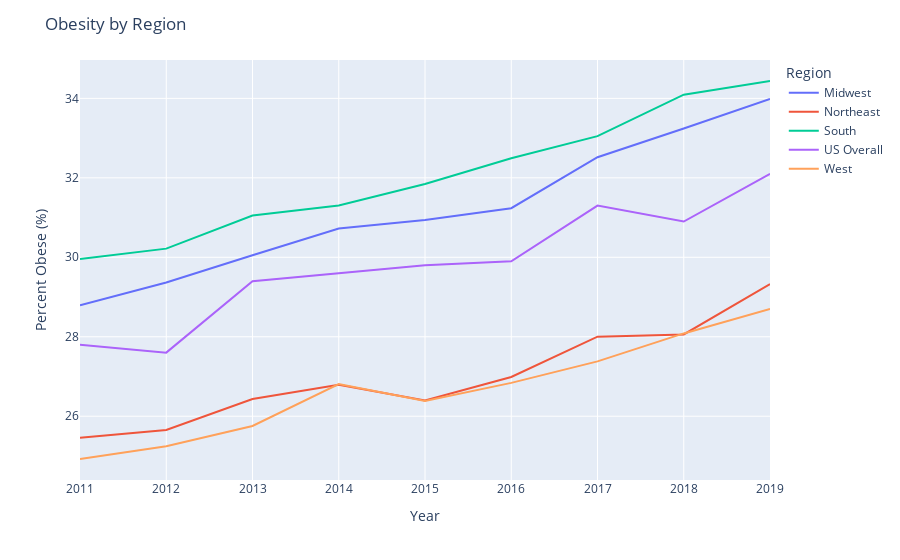

Notebook code for this chart:
### Code cell
fig = px.line(region_obese, x ='Year', y='Data_value', color  ='Region')
fig.update_layout(title ='Obesity by Region', xaxis_title ='Year', yaxis_title = 'Percent Obese (%)')
fig.show()

### Figure 1 — Plotly figure (JSON) as saved in the notebook; plotly's stock layout.template omitted (floating-point values rounded to 4 significant figures)
{"data": [{"hovertemplate": "Region=Midwest<br>Year=%{x}<br>Data_value=%{y}<extra></extra>", "legendgroup": "Midwest", "line": {"color": "#636efa", "dash": "solid"}, "mode": "lines", "name": "Midwest", "orientation": "v", "showlegend": true, "type": "scatter", "x": [2011, 2012, 2013, 2014, 2015, 2016, 2017, 2018, 2019], "xaxis": "x", "y": [28.79, 29.37, 30.05, 30.72, 30.94, 31.24, 32.52, 33.24, 33.99], "yaxis": "y"}, {"hovertemplate": "Region=Northeast<br>Year=%{x}<br>Data_value=%{y}<extra></extra>", "legendgroup": "Northeast", "line": {"color": "#EF553B", "dash": "solid"}, "mode": "lines", "name": "Northeast", "orientation": "v", "showlegend": true, "type": "scatter", "x": [2011, 2012, 2013, 2014, 2015, 2016, 2017, 2018, 2019], "xaxis": "x", "y": [25.46, 25.66, 26.43, 26.79, 26.4, 26.99, 28.0, 28.06, 29.33], "yaxis": "y"}, {"hovertemplate": "Region=South<br>Year=%{x}<br>Data_value=%{y}<extra></extra>", "legendgroup": "South", "line": {"color": "#00cc96", "dash": "solid"}, "mode": "lines", "name": "South", "orientation": "v", "showlegend": true, "type": "scatter", "x": [2011, 2012, 2013, 2014, 2015, 2016, 2017, 2018, 2019], "xaxis": "x", "y": [29.96, 30.22, 31.05, 31.31, 31.84, 32.49, 33.05, 34.09, 34.44], "yaxis": "y"}, {"hovertemplate": "Region=US Overall<br>Year=%{x}<br>Data_value=%{y}<extra></extra>", "legendgroup": "US Overall", "line": {"color": "#ab63fa", "dash": "solid"}, "mode": "lines", "name": "US Overall", "orientation": "v", "showlegend": true, "type": "scatter", "x": [2011, 2012, 2013, 2014, 2015, 2016, 2017, 2018, 2019], "xaxis": "x", "y": [27.8, 27.6, 29.4, 29.6, 29.8, 29.9, 31.3, 30.9, 32.1], "yaxis": "y"}, {"hovertemplate": "Region=West<br>Year=%{x}<br>Data_value=%{y}<extra></extra>", "legendgroup": "West", "line": {"color": "#FFA15A", "dash": "solid"}, "mode": "lines", "name": "West", "orientation": "v", "showlegend": true, "type": "scatter", "x": [2011, 2012, 2013, 2014, 2015, 2016, 2017, 2018, 2019], "xaxis": "x", "y": [24.92, 25.25, 25.75, 26.81, 26.38, 26.84, 27.38, 28.08, 28.7], "yaxis": "y"}], "layout": {"legend": {"title": {"text": "Region"}, "tracegroupgap": 0}, "margin": {"t": 60}, "title": {"text": "Obesity by Region"}, "xaxis": {"anchor": "y", "domain": [0, 1], "title": {"text": "Year"}}, "yaxis": {"anchor": "x", "domain": [0, 1], "title": {"text": "Percent Obese (%)"}}}}
